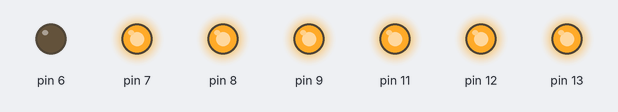
Bench run of a sketch on a simulated Arduino Uno, built with avr-gcc and run on an emulated ATmega328P. Parts: output pins drawn as LEDs (lit = HIGH).

Above: at 0.5 s.
At 2.5 s:
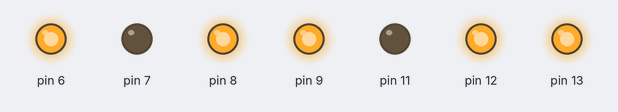
At 3.5 s:
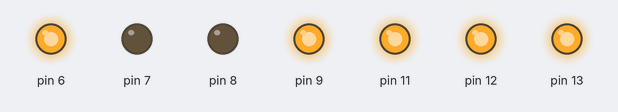
At 5.5 s:
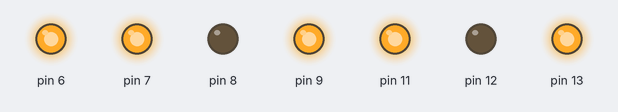
At 8.5 s:
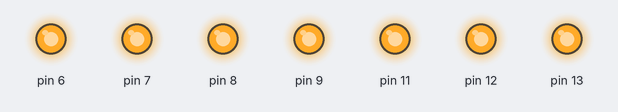
At 11.5 s:
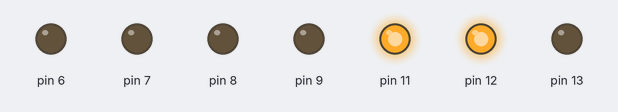
Timing chart, 0 to 13.0 s (numbered marks = the images above):
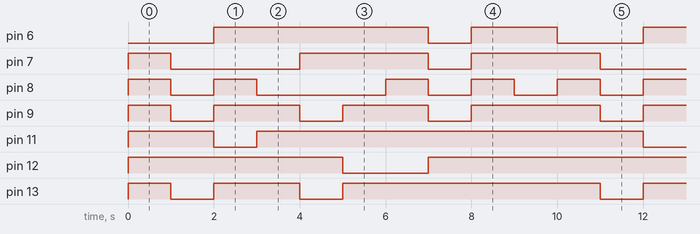

The sketch:

CONTADOR.ino
```cpp
// C++ code
//
void setup()
{
  pinMode(13, OUTPUT); // a
  pinMode(12, OUTPUT); // b
  pinMode(11, OUTPUT); // c
  pinMode(9, OUTPUT); // d
  pinMode(8, OUTPUT); // e
  pinMode(7, OUTPUT); // f
  pinMode(6, OUTPUT); // g
}

void estado0()
{
  digitalWrite(13, HIGH);
  digitalWrite(12, HIGH);
  digitalWrite(11, HIGH);
  digitalWrite(9, HIGH);
  digitalWrite(8, HIGH);
  digitalWrite(7, HIGH);
  digitalWrite(6, LOW);
}

void estado1()
{
  digitalWrite(12, HIGH);
  digitalWrite(11, HIGH);
  digitalWrite(13, LOW);
  digitalWrite(9, LOW);
  digitalWrite(8, LOW);
  digitalWrite(7, LOW);
  digitalWrite(6, LOW);
}

void estado2()
{
  digitalWrite(13, HIGH);
  digitalWrite(12, HIGH);
  digitalWrite(9, HIGH);
  digitalWrite(8, HIGH);
  digitalWrite(6, HIGH);
  digitalWrite(11, LOW);
  digitalWrite(7, LOW);
}

void estado3()
{
  digitalWrite(13, HIGH);
  digitalWrite(12, HIGH);
  digitalWrite(11, HIGH);
  digitalWrite(9, HIGH);
  digitalWrite(6, HIGH);
  digitalWrite(8, LOW);
  digitalWrite(7, LOW);
}

void estado4()
{
  digitalWrite(12, HIGH);
  digitalWrite(11, HIGH);
  digitalWrite(7, HIGH);
  digitalWrite(6, HIGH);
  digitalWrite(13, LOW);
  digitalWrite(9, LOW);
  digitalWrite(8, LOW);
}

void estado5()
{
  digitalWrite(13, HIGH);
  digitalWrite(7, HIGH);
  digitalWrite(11, HIGH);
  digitalWrite(9, HIGH);
  digitalWrite(6, HIGH);
  digitalWrite(12, LOW);
  digitalWrite(8, LOW);
}

void estado6()
{
  digitalWrite(13, HIGH);
  digitalWrite(6, HIGH);
  digitalWrite(11, HIGH);
  digitalWrite(9, HIGH);
  digitalWrite(8, HIGH);
  digitalWrite(7, HIGH);
  digitalWrite(12, LOW);
}

void estado7()
{
  digitalWrite(13, HIGH);
  digitalWrite(12, HIGH);
  digitalWrite(11, HIGH);
  digitalWrite(9, LOW);
  digitalWrite(8, LOW);
  digitalWrite(7, LOW);
  digitalWrite(6, LOW);
}

void estado8()
{
  digitalWrite(13, HIGH);
  digitalWrite(12, HIGH);
  digitalWrite(11, HIGH);
  digitalWrite(9, HIGH);
  digitalWrite(8, HIGH);
  digitalWrite(7, HIGH);
  digitalWrite(6, HIGH);
}

void estado9()
{
  digitalWrite(13, HIGH);
  digitalWrite(12, HIGH);
  digitalWrite(11, HIGH);
  digitalWrite(9, HIGH);
  digitalWrite(6, HIGH);
  digitalWrite(7, HIGH);
  digitalWrite(8, LOW);
}

void loop()
{
  estado0();
  delay(1000);
  estado1();
  delay(1000);
  estado2();
  delay(1000);
  estado3();
  delay(1000);
  estado4();
  delay(1000);
  estado5();
  delay(1000);
  estado6();
  delay(1000);
  estado7();
  delay(1000);
  estado8();
  delay(1000);
  estado9();
  delay(1000);
}
```

Measured:
- by itself, pin 6: repeats every 10.0 s: LOW 1.0 s, HIGH 2.0 s, LOW 2.0 s, HIGH 5.0 s
- by itself, pin 7: repeats every 10.0 s: LOW 3.0 s, HIGH 3.0 s, LOW 1.0 s, HIGH 3.0 s
- by itself, pin 8: repeats every 10.0 s: LOW 1.0 s, HIGH 1.0 s, LOW 3.0 s, 2 × (HIGH 1.0 s, LOW 1.0 s), HIGH 1.0 s
- by itself, pin 9: repeats every 10.0 s: 2 × (LOW 1.0 s, HIGH 2.0 s), LOW 1.0 s, HIGH 3.0 s
- by itself, pin 11: repeats every 10.0 s: LOW 1.0 s, HIGH 9.0 s
- by itself, pin 12: repeats every 10.0 s: LOW 2.0 s, HIGH 8.0 s
- by itself, pin 13: repeats every 10.0 s: LOW 1.0 s, HIGH 2.0 s, LOW 1.0 s, HIGH 6.0 s
